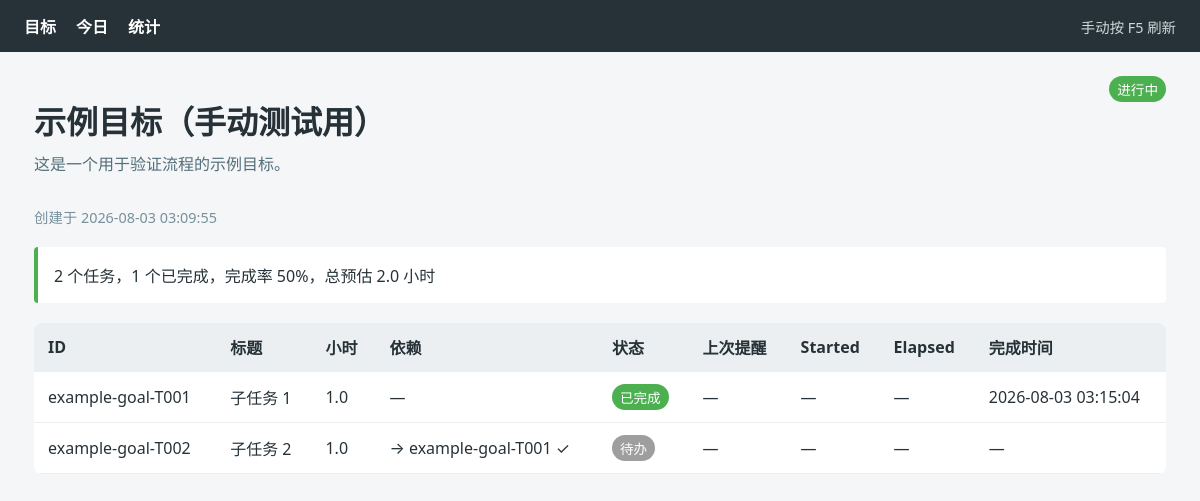
The app's page /goal/example-goal with its own data.
### tables this page shows
CREATE TABLE goals (
  slug TEXT PRIMARY KEY,
  name TEXT NOT NULL,
  description TEXT,
  status TEXT NOT NULL DEFAULT 'active',
  total_tasks INTEGER DEFAULT 0,
  completed_tasks INTEGER DEFAULT 0,
  created_at TEXT NOT NULL,
  updated_at TEXT NOT NULL
);

CREATE TABLE tasks (
  id TEXT PRIMARY KEY,
  goal_slug TEXT NOT NULL,
  sequence INTEGER NOT NULL,
  title TEXT NOT NULL,
  description TEXT,
  estimated_hours REAL,
  depends_on TEXT,
  status TEXT NOT NULL DEFAULT 'pending',
  last_reminded_at TEXT,
  completed_at TEXT,
  created_at TEXT NOT NULL,
  updated_at TEXT NOT NULL,
  FOREIGN KEY (goal_slug) REFERENCES goals(slug)
);

### dashboard/app.py (the view)
    @flask_app.get("/goal/<slug>")
    def goal_detail(slug: str):
        goal = db.get_goal(slug)
        if goal is None:
            return render_template("goal_detail.html", goal=None), 404
        tasks = db.list_tasks(goal_slug=slug)
        completed = sum(task["status"] == "done" for task in tasks)
        summary = {
            "total": len(tasks),
            "completed": completed,
            "progress": _progress(len(tasks), completed),
            "estimated_hours": sum(task["estimated_hours"] or 0 for task in tasks),
        }
        return render_template(
            "goal_detail.html",
            goal=goal,
            summary=summary,
            task_rows=[_task_row(task) for task in tasks],
            is_archived=(goal["status"] == "archived"),
        )

### dashboard/app.py (called while the page is built)
def _progress(total: int, completed: int) -> int:
    return int(round(completed * 100 / total)) if total else 0

def _format_timestamp(value: str | None) -> str:
    return value.replace("T", " ") if value else "—"

def _task_row(task: dict) -> dict:
    dependencies = []
    for dependency_id in task["depends_on"]:
        dependency = db.get_task(dependency_id)
        dependencies.append({
            "id": dependency_id,
            "done": dependency is not None and dependency["status"] == "done",
        })
    started_at = task.get("started_at")
    completed_at = task.get("completed_at")
    try:
        elapsed = format_utils.format_elapsed(started_at, completed_at)
    except ValueError:
        elapsed = "—"
    return {
        "task": task,
        "dependencies": dependencies,
        "last_reminded": _format_timestamp(task["last_reminded_at"]),
        "started": _format_timestamp(started_at),
        "elapsed": elapsed,
        "completed": _format_timestamp(completed_at),
    }

### scripts/db.py (called while the page is built)
def get_conn() -> sqlite3.Connection:
    conn = sqlite3.connect(DB_PATH)
    conn.row_factory = sqlite3.Row
    conn.execute("PRAGMA foreign_keys = ON")
    return conn

def _row_to_dict(row: sqlite3.Row) -> dict:
    return {k: row[k] for k in row.keys()}

def get_goal(slug: str) -> dict | None:
    with get_conn() as conn:
        row = conn.execute("SELECT * FROM goals WHERE slug = ?", (slug,)).fetchone()
        return _row_to_dict(row) if row else None

def get_task(id: str) -> dict | None:
    with get_conn() as conn:
        row = conn.execute("SELECT * FROM tasks WHERE id = ?", (id,)).fetchone()
        if row is None:
            return None
        d = _row_to_dict(row)
        d["depends_on"] = json.loads(d["depends_on"]) if d["depends_on"] else []
        return d

def list_tasks(goal_slug: str | None = None, status: str | None = None) -> list[dict]:
    query = "SELECT * FROM tasks WHERE 1=1"
    params: list = []
    if goal_slug is not None:
        query += " AND goal_slug = ?"
        params.append(goal_slug)
    if status is not None:
        query += " AND status = ?"
        params.append(status)
    query += " ORDER BY goal_slug, sequence"
    with get_conn() as conn:
        rows = conn.execute(query, params).fetchall()
        out = []
        for r in rows:
            d = _row_to_dict(r)
            d["depends_on"] = json.loads(d["depends_on"]) if d["depends_on"] else []
            out.append(d)
        return out

### dashboard/templates/goal_detail.html (shortened to what this page needs)
{% extends "base.html" %}
{% block content %}
  {% if not goal %}
    <section class="empty-state"><h1>目标不存在</h1><p><a href="{{ url_for('index') }}">返回目标列表</a></p></section>
  {% else %}
    <header class="page-header">
      <div>
        <h1>{{ goal.name }}</h1>
        <p>{{ goal.description or "暂无描述" }}</p>
      </div>
      <span class="status status-{{ goal.status }}">{{ status_label[goal.status] }}</span>
    </header>
    <p class="meta">创建于 {{ goal.created_at|replace("T", " ") }}</p>
    <section class="summary-line">
      {{ summary.total }} 个任务，{{ summary.completed }} 个已完成，完成率 {{ summary.progress }}%，总预估 {{ "%.1f"|format(summary.estimated_hours) }} 小时
    </section>
    {% if task_rows %}
      <div class="table-wrap">
        <table>
          <thead><tr><th>ID</th><th>标题</th><th>小时</th><th>依赖</th><th>状态</th><th>上次提醒</th><th>Started</th><th>Elapsed</th><th>完成时间</th></tr></thead>
          <tbody>
            {% for row in task_rows %}
              <tr>
                <td>{{ row.task.id }}</td>
                <td>{{ row.task.title }}</td>
                <td>{{ "%.1f"|format(row.task.estimated_hours or 0) }}</td>
                <td>
                  {% if row.dependencies %}
                    {% for dep in row.dependencies %}→ {{ dep.id }} {{ "✓" if dep.done else "未完成" }}{% if not loop.last %}<br>{% endif %}{% endfor %}
                  {% else %}—{% endif %}
                </td>
                <td><span class="status status-{{ row.task.status }}">{{ status_label[row.task.status] }}</span></td>
                <td>{{ row.last_reminded }}</td>
                <td>{{ row.started }}</td>
                <td>{{ row.elapsed }}</td>
                <td>{{ row.completed }}</td>
              </tr>
            {% endfor %}
          </tbody>
        </table>
      </div>
    {% else %}
      <section class="empty-state"><p>该目标暂无任务</p></section>
    {% endif %}
  {% endif %}
{% endblock %}

### dashboard/templates/base.html (shortened to what this page needs)
<!doctype html>
<html lang="zh-CN">
<head>
  <link rel="stylesheet" href="{{ url_for('static', filename='style.css') }}">
</head>
<body>
  <nav class="top-nav">
    <div class="nav-links">
      <a href="{{ url_for('index') }}">目标</a>
      <a href="/today">今日</a>
      <a href="/stats">统计</a>
    </div>
    <span class="hint">手动按 F5 刷新</span>
  </nav>
  <main class="container">
    {% block content %}{% endblock %}
  </main>
</body>
</html>

### dashboard/static/style.css (style rules this page uses)
:root { color-scheme: light; font-family: system-ui, -apple-system, "Segoe UI", sans-serif; color: #263238; background: #f4f6f8; }
* { box-sizing: border-box; }
body { margin: 0; }
a { color: #1565c0; text-decoration: none; }
.top-nav { display: flex; justify-content: space-between; align-items: center; padding: 14px 24px; background: #263238; color: #fff; }
.nav-links { display: flex; gap: 20px; }
.top-nav a { color: #fff; font-weight: 600; }
.hint { color: #cfd8dc; font-size: 0.9rem; }
.container { max-width: 1180px; margin: 0 auto; padding: 24px; }
.table-wrap { overflow-x: auto; background: #fff; border-radius: 8px; }
table { width: 100%; border-collapse: collapse; }
th, td { padding: 12px 14px; border-bottom: 1px solid #eceff1; text-align: left; }
th { background: #eceff1; white-space: nowrap; }
.status { display: inline-block; padding: 3px 8px; border-radius: 999px; font-size: 0.85rem; white-space: nowrap; }
.status-done, .status-active { background: #4caf50; color: #fff; }
.status-pending, .status-paused { background: #9e9e9e; color: #fff; }
.page-header { display: flex; justify-content: space-between; align-items: flex-start; gap: 24px; }
.page-header h1 { margin-bottom: 8px; }
.page-header p { margin-top: 0; color: #546e7a; }
.meta { color: #78909c; font-size: 0.9rem; }
.summary-line { margin: 20px 0; padding: 16px; background: #fff; border-left: 4px solid #4caf50; border-radius: 4px; }

### records on screen
goals: name "示例目标（手动测试用）", description "这是一个用于验证流程的示例目标。", status "进行中", created_at "2026-08-03 03:09:55"
tasks: task.id "example-goal-T001", task "子任务 1", task "1.0", status "已完成", id "example-goal-T001", done "✓"
tasks: task.id "example-goal-T002", task "子任务 2", task "1.0", status "待办"

### other values on screen
{{ summary.total }} "2"
{{ summary.completed }} "1"
{{ summary.progress }} "50"
{{ "%.1f"|format(summary.estimated_hours) }} "2.0"
{{ row.last_reminded }} "—" "—"
{{ row.started }} "—" "—"
{{ row.elapsed }} "—" "—"
{{ row.completed }} "2026-08-03 03:15:04" "—"
